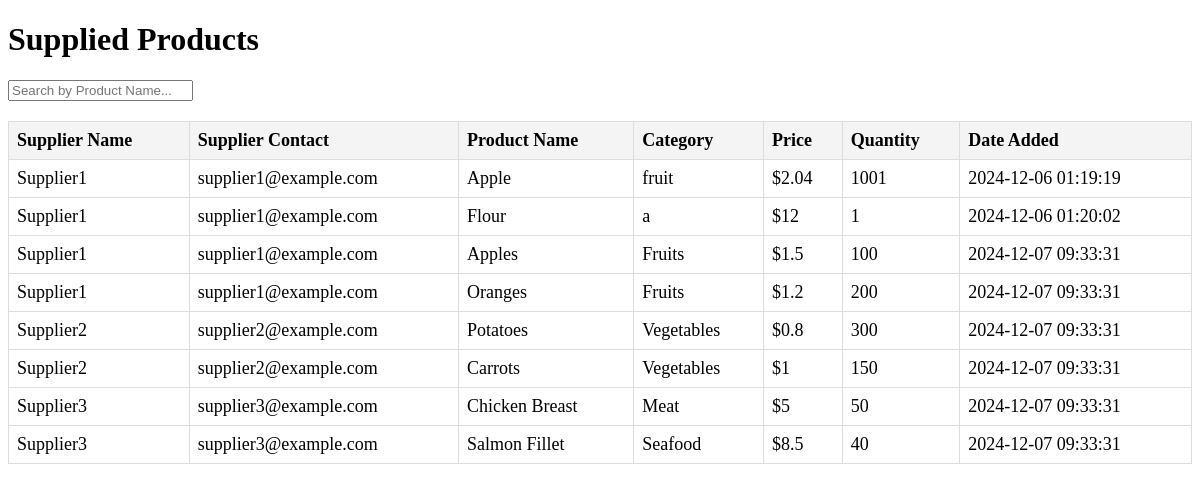
/supplied_products, run on the app's committed database.
### tables this page shows
CREATE TABLE "supplier_products" (
    id INTEGER PRIMARY KEY AUTOINCREMENT,
    supplier_id INTEGER NOT NULL,
    product_name TEXT NOT NULL,
    category TEXT NOT NULL,
    price DECIMAL(10, 2) NOT NULL,
    quantity INTEGER NOT NULL,
    date_added TIMESTAMP DEFAULT CURRENT_TIMESTAMP,
    FOREIGN KEY (supplier_id) REFERENCES users (user_id) ON DELETE CASCADE
);

CREATE TABLE users (
                user_id INTEGER PRIMARY KEY AUTOINCREMENT,
                username TEXT NOT NULL UNIQUE,
                email TEXT NOT NULL UNIQUE,
                password TEXT NOT NULL,
                role TEXT CHECK(role IN ('Admin', 'User', 'Supplier')) NOT NULL,
                date_created TIMESTAMP DEFAULT CURRENT_TIMESTAMP
            );

### app.py (the view)
@app.route("/supplied_products", methods=["GET"])
def supplied_products():
    products = execute_query("""
            SELECT
                supplier_products.id AS product_id,
                supplier_products.product_name,
                supplier_products.category,
                supplier_products.price,
                supplier_products.quantity,
                supplier_products.date_added,
                users.username AS supplier_name,
                users.email AS supplier_contact
            FROM supplier_products
            JOIN users ON supplier_products.supplier_id = users.user_id
        """)
    return render_template("supplied_products.html", products=products)

### app.py (called while the page is built)
def execute_query(query, params=()):
    conn = get_db_connection()
    cursor = conn.cursor()
    cursor.execute(query, params)
    rows = cursor.fetchall()
    conn.commit()
    conn.close()
    return rows

def get_db_connection():
    conn = sqlite3.connect("database.db")
    conn.row_factory = sqlite3.Row  # Rows are now accessible like dictionaries
    return conn

### templates/supplied_products.html (shortened to what this page needs)
<!DOCTYPE html>
<html lang="en">
<head>
</head>
<body>
    <h1>Supplied Products</h1>
    <input type="text" id="searchInput" placeholder="Search by Product Name..." onkeyup="searchTable()" />
    <table id="productsTable">
        <thead>
            <tr>
                <th onclick="sortTable(0)">Supplier Name</th>
                <th onclick="sortTable(1)">Supplier Contact</th>
                <th onclick="sortTable(2)">Product Name</th>
                <th onclick="sortTable(3)">Category</th>
                <th onclick="sortTable(4)">Price</th>
                <th onclick="sortTable(5)">Quantity</th>
                <th onclick="sortTable(6)">Date Added</th>
            </tr>
        </thead>
        <tbody>
            {% for product in products %}
            <tr>
                <td>{{ product['supplier_name'] }}</td>
                <td>{{ product['supplier_contact'] }}</td>
                <td>{{ product['product_name'] }}</td>
                <td>{{ product['category'] }}</td>
                <td>${{ product['price'] }}</td>
                <td>{{ product['quantity'] }}</td>
                <td>{{ product['date_added'] }}</td>
            </tr>
            {% endfor %}
        </tbody>
    </table>
</body>
</html>

### templates/supplied_products.html (style rules this page uses)
table { width: 100%; border-collapse: collapse; margin: 20px 0; font-size: 18px; text-align: left; }
th, td { border: 1px solid #ddd; padding: 8px; }
th { background-color: #f4f4f4; cursor: pointer; }

### data on the page
supplier_products: supplier_name "Supplier1", supplier_contact "supplier1@example.com", product_name "Apple", category "fruit", price "2.04", quantity "1001", date_added "2024-12-06 01:19:19"
supplier_products: supplier_name "Supplier1", supplier_contact "supplier1@example.com", product_name "Flour", category "a", price "12", quantity "1", date_added "2024-12-06 01:20:02"
supplier_products: supplier_name "Supplier1", supplier_contact "supplier1@example.com", product_name "Apples", category "Fruits", price "1.5", quantity "100", date_added "2024-12-07 09:33:31"
supplier_products: supplier_name "Supplier1", supplier_contact "supplier1@example.com", product_name "Oranges", category "Fruits", price "1.2", quantity "200", date_added "2024-12-07 09:33:31"
supplier_products: supplier_name "Supplier2", supplier_contact "supplier2@example.com", product_name "Potatoes", category "Vegetables", price "0.8", quantity "300", date_added "2024-12-07 09:33:31"
supplier_products: supplier_name "Supplier2", supplier_contact "supplier2@example.com", product_name "Carrots", category "Vegetables", price "1", quantity "150", date_added "2024-12-07 09:33:31"
supplier_products: supplier_name "Supplier3", supplier_contact "supplier3@example.com", product_name "Chicken Breast", category "Meat", price "5", quantity "50", date_added "2024-12-07 09:33:31"
supplier_products: supplier_name "Supplier3", supplier_contact "supplier3@example.com", product_name "Salmon Fillet", category "Seafood", price "8.5", quantity "40", date_added "2024-12-07 09:33:31"
